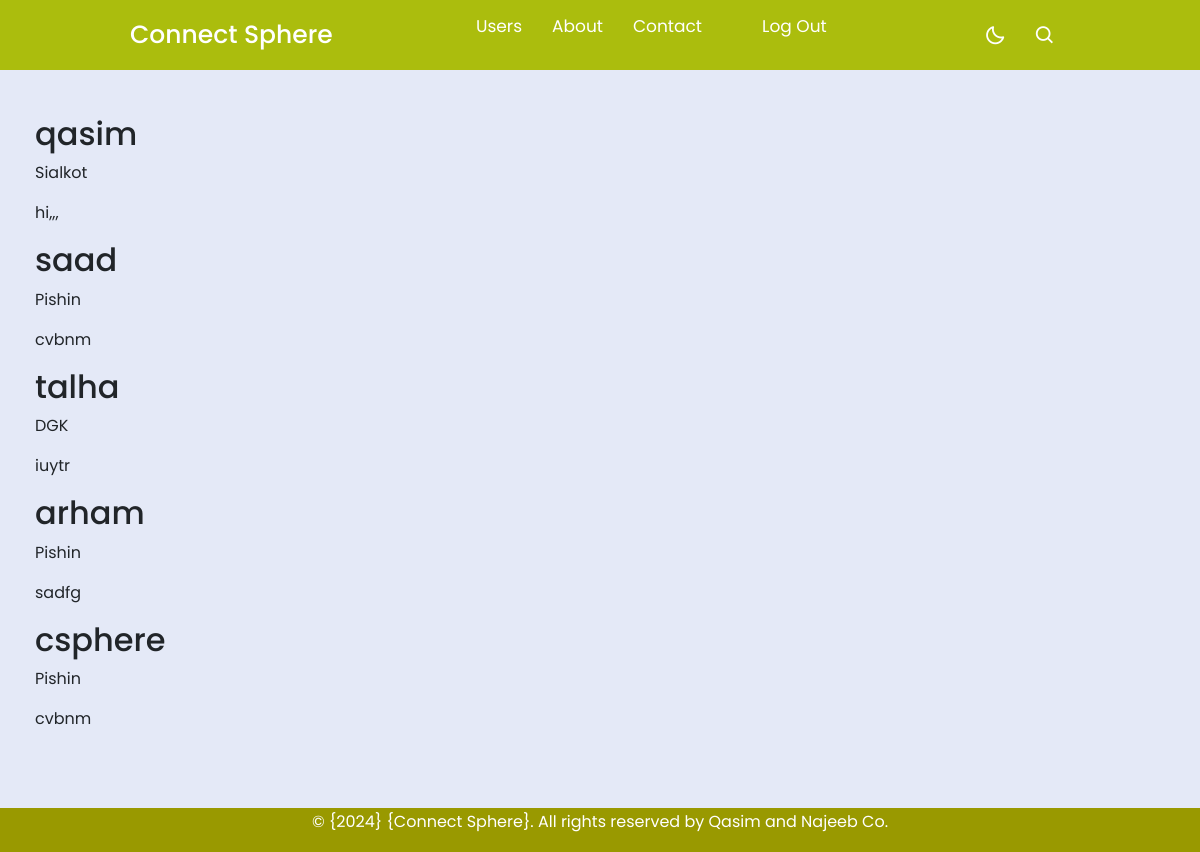
/posts/List_profile/, run on the app's committed database.
### posts/models.py (models this page shows, shortened)
class Profile(models.Model):
    user = models.OneToOneField(User, on_delete= models.CASCADE, default= '11' )
    date_of_birth = models.DateField()
    city = models.CharField(max_length=200)
    bio = models.TextField()
    profile_pic = models.ImageField(upload_to='images/', blank=True, null=True)

### users/models.py (models this page shows)
class User(AbstractUser):
    pass

### posts/views.py (the view)
# urls.py: path('List_profile/',  List_profile.as_view(), name=' List_profile'),
class List_profile(ListView):
    model = Profile
    feilds = '__all__'
    template_name = 'posts/List_profile.html'

### posts/templates/posts/List_profile.html (shortened to what this page needs)
{% extends 'base.html' %}
{% load static %}
{% block content %}
<div style="margin-top: 70px; margin-bottom: 70px; padding: 15px;">
{% for object in object_list  %}
           <h2>{{object.user}}</h2>
           <p>{{object.city }}</p>
           <p> {{object.bio |slice:":5"}}</p>
            {% endfor %}
</div>
{% endblock %}

### static/css/footer.css (style rules this page uses)
body { margin: 0; padding: 0; font-family: Arial, sans-serif; min-height: 100vh; display: flex; flex-direction: column; }

### static/css/navbar.css (style rules this page uses)
* { margin: 0; padding: 0; box-sizing: border-box; font-family: 'Poppins', sans-serif; transition: all 0.4s ease;; }
:root { --body-color: #E4E9F7; --nav-color: rgb(171, 189, 13); --side-nav: #010718; --text-color: #FFF; --search-bar: #F2F2F2; --search-text: #010718; }
body { height: 100vh; background-color: var(--body-color); }

### data on the page
Profile: user "qasim", city "Sialkot", bio "hi,,,"
Profile: user "saad", city "Pishin", bio "cvbnm"
Profile: user "talha", city "DGK", bio "iuytr"
Profile: user "arham", city "Pishin", bio "sadfg"
Profile: user "csphere", city "Pishin", bio "cvbnm"
